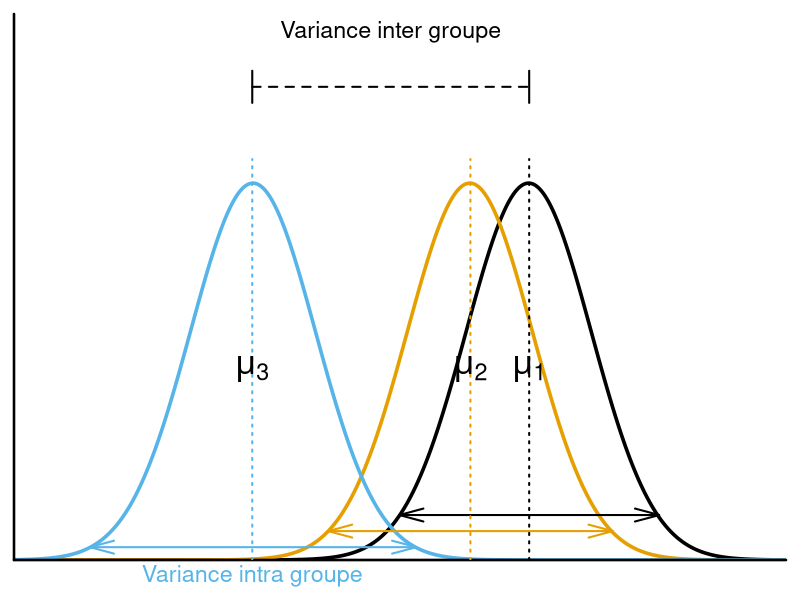

Write the R code that produced this figure.
######################################
# Conceptual figure for ANOVA
# Will Vieira
# November 12, 2019
######################################


# generate data for 3 diff normal dist
x = seq(0, 21, length.out = 500)
y1 = dnorm(x, 14, 1.7)
y2 = dnorm(x, 12.4, 1.7)
y3 = dnorm(x, 6.5, 1.7)


# plot
colorBlind = c("#000000", "#E69F00", "#56B4E9")

par(xaxs = "i", yaxs = "i", mar = c(2, 0.7, 0.7, 0.7))
plot(x, y1, type = 'l', axes = FALSE, lwd = 3.5, xlab = "", ylab = "", ylim = c(0, 0.34), yaxt = "n", yaxt = "n", col = colorBlind[1])
lines(x, y2, lwd = 3.5, col = colorBlind[2])
lines(x, y3, lwd = 3.5, col = colorBlind[3])
axis(1, at = c(-20, 30), lwd = 2.5)
axis(2, at = c(-5, 5), lwd = 2.5)


# get arrow positions
posList = list() # list to save position
yLevel = c(0.028, 0.018, 0.008) # y value for each arrow

for(i in 1:3)
{
  # get closest value in the rigth and left size of the distribution for the respective yLevel value
  y <- get(paste0('y', i))
  leftValue = which(abs(y[1:250] - yLevel[i]) == min(abs(y[1:250] - yLevel[i])))
  rigthValue = which(abs(y[251:500] - yLevel[i]) == min(abs(y[251:500] - yLevel[i])))

  # get the position of the highest value of y
  hv <- which(abs(y - max(y)) == min(abs(y - max(y))))

  # asign to vector
  posList[[i]] <- c(leftValue, (rigthValue + 251), hv)
}


# plot arrows (difference within groups)
for(i in 1:3)
  arrows(x[posList[[i]][1]], yLevel[i], x[posList[[i]][2]], yLevel[i], lwd = 2, lty = 1, col = colorBlind[i], angle = 15, code = 3)

# plot abline for mean of each group
for(i in 1:3)
{
  y <- get(paste0('y', i))
  arrows(x[posList[[i]][3]], 0, x[posList[[i]][3]], y[posList[[i]][3]] + 0.015, col = colorBlind[i], lwd = 2, lty = 3, code = 0)
}

# add text mean
mtext(expression(mu[1]), 1, at = x[posList[[1]][3]], line = -9.7, cex = 2)
mtext(expression(mu[2]), 1, at = x[posList[[2]][3]], line = -9.7, cex = 2)
mtext(expression(mu[3]), 1, at = x[posList[[3]][3]], line = -9.7, cex = 2)

# plot arrow (difference between groups)
arrows(x[posList[[3]][3]], y[posList[[3]][3]] + 0.06, x[posList[[1]][3]], y[posList[[3]][3]] + 0.06, lwd = 2, lty = 2, code = 0)
arrows(x[posList[[3]][3]], y[posList[[3]][3]] + 0.05, x[posList[[3]][3]], y[posList[[3]][3]] + 0.07, lwd = 2, lty = 1, code = 0)
arrows(x[posList[[1]][3]], y[posList[[3]][3]] + 0.05, x[posList[[1]][3]], y[posList[[3]][3]] + 0.07, lwd = 2, lty = 1, code = 0)
mtext('Variance inter groupe', at = 10.25, line = -1.4, cex = 1.4)
mtext('Variance intra groupe', 1, at = x[posList[[3]][3]], line = 0.3, cex = 1.4, col = colorBlind[3])
